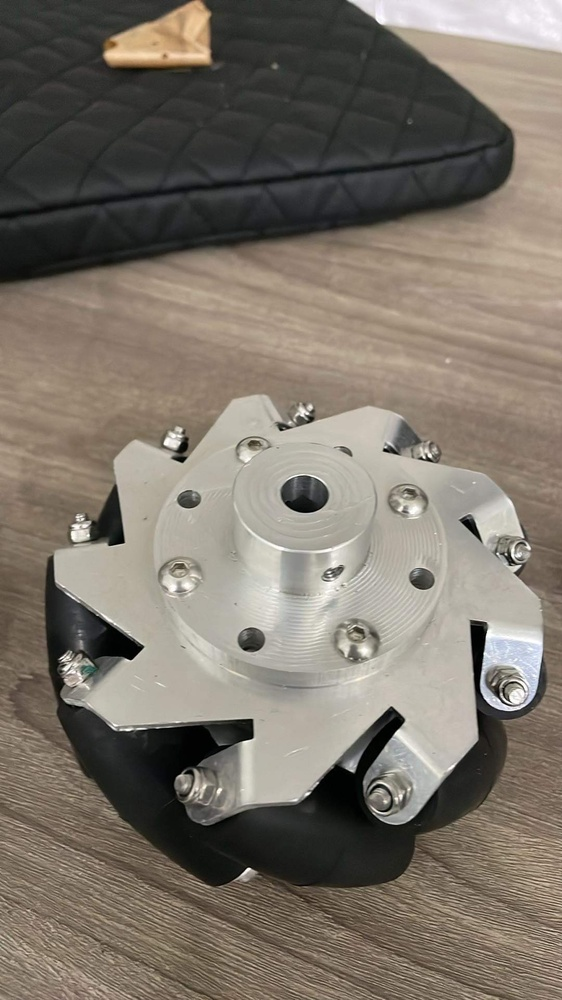
#> input picture Image/mecanum.jpg, 562 x 1000 px, shrunk from 1080 x 1920 before the run, found by its file name
$ python DetectObject.py
#> lines starting #> are read from the running program, lines starting #| are printed output that depends on the picture; after the words box and inside, x2 and y2 are one past the last pixel; in counts of white or black regions, pixels touching at a corner belong together
import numpy as np
import cv2

img = np.uint8([[[25, 113, 147]]])
hsv_img = cv2.cvtColor(img, cv2.COLOR_BGR2HSV)  # 21 33 180
print(hsv_img)
img2 = cv2.imread('mecanum.jpg')
#> img2 is the input picture: shape (1000, 562, 3); mean B, G, R 105.2, 115.8, 124
hsv_img2 = cv2.cvtColor(img2, cv2.COLOR_BGR2HSV)
#> hsv_img2: shape (1000, 562, 3); mean H, S, V 30.4, 40.3, 124.6

min = np.array([20, 20, 170])
max = np.array([25, 35, 190])
mask = cv2.inRange(hsv_img2, min, max)
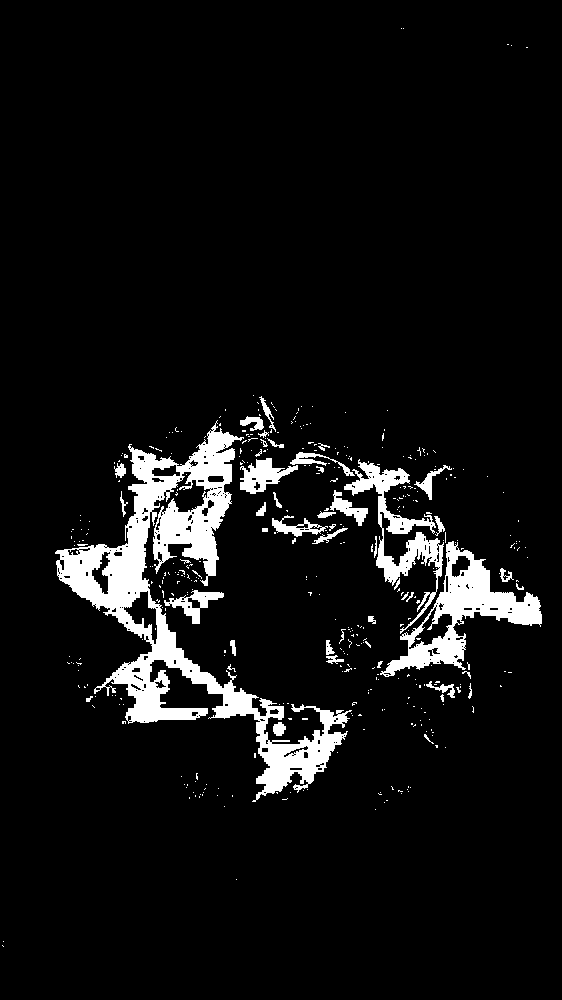
#> mask: shape (1000, 562); 6.9% white; 406 white regions (360 under 20 px), largest, box (x1, y1, x2, y2) and area: (55, 420, 352, 802) 22387, (380, 541, 542, 677) 6031, (344, 459, 444, 634) 3638
final = cv2.bitwise_and(img2, img2, mask= mask)
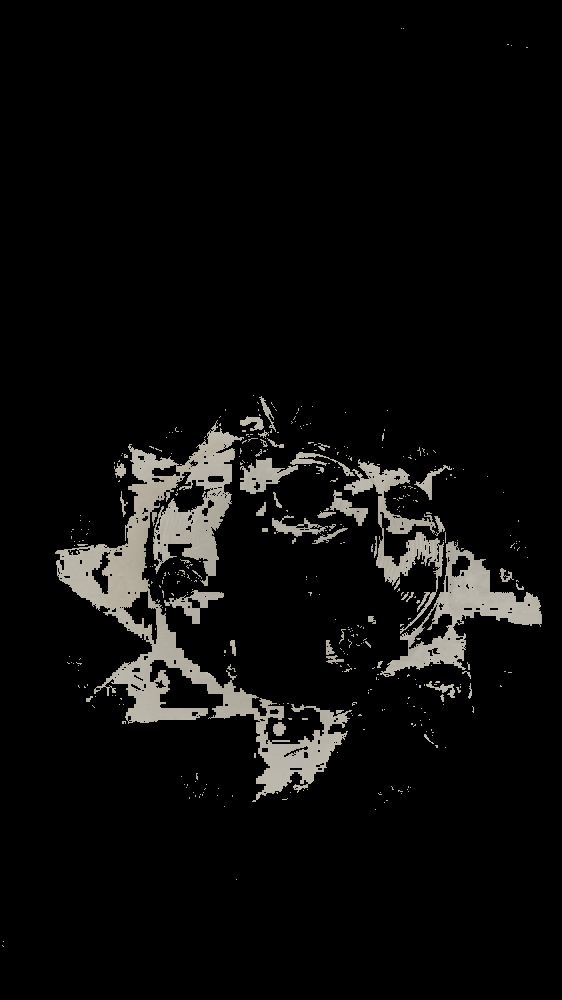
#> final: shape (1000, 562, 3); mean B, G, R 11.3, 12.2, 12.5
cv2.imshow('sub Title', final)
cv2.waitKey(0)
